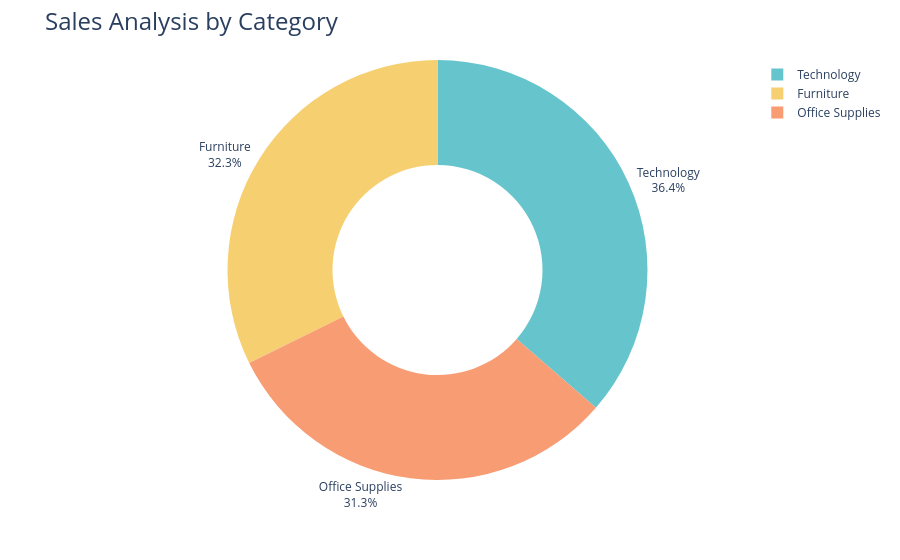

Notebook code cell kept with this figure:
### Code cell
fig = px.pie(sales_by_category,
             values='Sales',
             names='Category',
             hole=0.5,
             color_discrete_sequence=px.colors.qualitative.Pastel)

fig.update_traces(textposition='outside', textinfo='percent+label')
fig.update_layout(title_text='Sales Analysis by Category', title_font=dict(size=24))

fig.show()

### Figure 1 — Plotly figure (JSON) as saved in the notebook; plotly's stock layout.template omitted (floating-point values rounded to 4 significant figures)
{"data": [{"domain": {"x": [0, 1], "y": [0, 1]}, "hole": 0.5, "hovertemplate": "Category=%{label}<br>Sales=%{value}<extra></extra>", "labels": ["Furniture", "Office Supplies", "Technology"], "legendgroup": "", "name": "", "showlegend": true, "textinfo": "percent+label", "textposition": "outside", "type": "pie", "values": [742000.0, 719000.0, 836200.0]}], "layout": {"legend": {"tracegroupgap": 0}, "margin": {"t": 60}, "piecolorway": ["rgb(102, 197, 204)", "rgb(246, 207, 113)", "rgb(248, 156, 116)", "rgb(220, 176, 242)", "rgb(135, 197, 95)", "rgb(158, 185, 243)", "rgb(254, 136, 177)", "rgb(201, 219, 116)", "rgb(139, 224, 164)", "rgb(180, 151, 231)", "rgb(179, 179, 179)"], "title": {"font": {"size": 24}, "text": "Sales Analysis by Category"}}}
